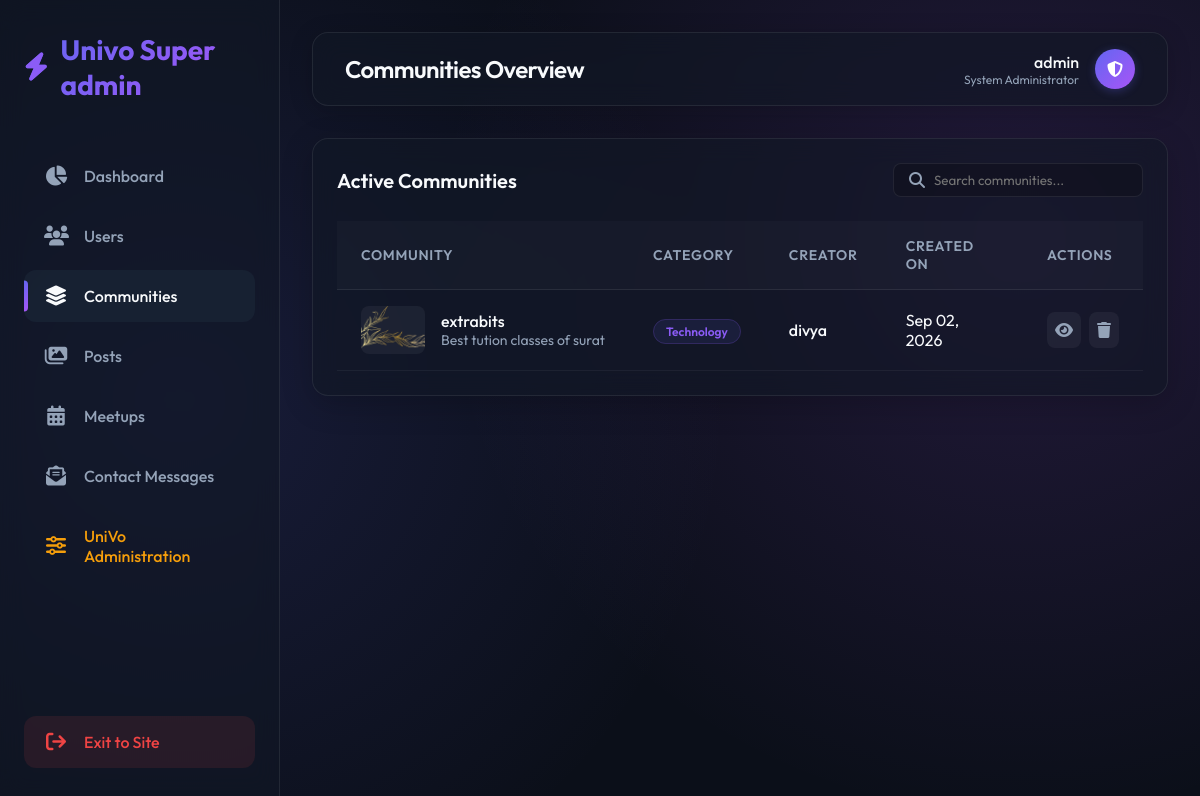
Screenshot of /custom-admin/communities/ (signed in) with the database file from the repository.
### user/models.py (models this page shows, shortened)
class community(models.Model):
    communityid=models.AutoField(primary_key=True)
    communitytitle=models.CharField(max_length=50)
    thumbnail=models.ImageField(upload_to=images_path)
    background_image=models.ImageField(upload_to=background_images_path, null=True, blank=True)
    discription=models.TextField(max_length=1000)
    createddt=models.DateTimeField(auto_now=True)
    categoryid=models.ForeignKey(category,on_delete=models.CASCADE)
    userid=models.ForeignKey(user,on_delete=models.CASCADE)
    is_paid=models.BooleanField(default=False)
    price=models.IntegerField(default=0, blank=True)

class category(models.Model):
    categoryid=models.AutoField(primary_key=True)
    categoryname=models.CharField(max_length=50)

class user(models.Model):
    userid=models.AutoField(primary_key=True)
    username=models.CharField(max_length=50)
    email=models.CharField(max_length=50)
    password=models.CharField(max_length=50)
    profile=models.ImageField(upload_to=user_profile_path)
    bio=models.TextField(max_length=1000)
    gender=models.CharField(max_length=10)
    dob=models.DateField(validators=[no_future_date])
    cityid=models.ForeignKey(city,on_delete=models.CASCADE)
    registrationdt=models.DateTimeField(auto_now=True)
    last_checked_chats=models.DateTimeField(null=True, blank=True)
    last_checked_activity=models.DateTimeField(null=True, blank=True)
    last_checked_invites=models.DateTimeField(null=True, blank=True)
    last_seen=models.DateTimeField(null=True, blank=True)
    google_id=models.CharField(max_length=255, null=True, blank=True)  # Google OAuth user ID
    phone=models.CharField(max_length=15, null=True, blank=True)

### custom_admin/views.py (the view)
# urls.py: path('communities/', views.communities_manage, name='communities'),
@staff_member_required
def communities_manage(request):
    communities = community.objects.all().order_by('-createddt')
    context = {
        'communities': communities
    }
    return render(request, 'custom_admin/communities.html', context)

### custom_admin/templates/custom_admin/communities.html (shortened to what this page needs)
{% extends 'custom_admin/base.html' %}
{% block page_title %}Communities Overview{% endblock %}
{% block content %}
<div class="glass-panel">
    <div style="display: flex; justify-content: space-between; margin-bottom: 1.5rem; align-items: center;">
        <h2 style="font-size: 1.25rem; font-weight: 600;">Active Communities</h2>
        <div style="position: relative;">
            <i class="fa-solid fa-search" style="position: absolute; left: 1rem; top: 50%; transform: translateY(-50%); color: var(--text-secondary);"></i>
            <input type="text" id="searchInput" placeholder="Search communities..." style="background: rgba(0,0,0,0.2); border: 1px solid var(--border-color); color: var(--text-primary); padding: 0.5rem 1rem 0.5rem 2.5rem; border-radius: 8px; outline: none; width: 250px;">
        </div>
    </div>
    <div class="table-container">
        <table class="modern-table">
            <thead>
                <tr>
                    <th>Community</th>
                    <th>Category</th>
                    <th>Creator</th>
                    <th>Created On</th>
                    <th>Actions</th>
                </tr>
            </thead>
            <tbody>
                {% for comm in communities %}
                <tr>
                    <td>
                        <div class="comm-info">
                            {% if comm.thumbnail %}
                            <img src="{{ comm.thumbnail.url }}" alt="{{ comm.communitytitle }}" class="comm-thumb">
                            {% else %}
                            <div class="comm-thumb"><i class="fa-solid fa-layer-group"></i></div>
                            {% endif %}
                            <div class="comm-details">
                                <span class="comm-title">{{ comm.communitytitle }}</span>
                                <span class="comm-desc">{{ comm.discription }}</span>
                            </div>
                        </div>
                    </td>
                    <td>
                        <span class="cat-badge">{{ comm.categoryid.categoryname }}</span>
                    </td>
                    <td>
                        <div style="display: flex; align-items: center; gap: 0.5rem;">
                            <span style="font-weight: 500;">{{ comm.userid.username }}</span>
                        </div>
                    </td>
                    <td>{{ comm.createddt|date:"M d, Y" }}</td>
                    <td>
                        <div style="display: flex; gap: 0.5rem;">
                            <a href="{% url 'admin:user_community_change' comm.communityid %}" class="action-btn" title="View"><i class="fa-solid fa-eye"></i></a>
                            <a href="{% url 'admin:user_community_delete' comm.communityid %}" class="action-btn delete" title="Delete"><i class="fa-solid fa-trash"></i></a>
                        </div>
                    </td>
                </tr>
                {% empty %}
                <tr>
                    <td colspan="5" style="text-align: center; padding: 3rem; color: var(--text-secondary);">
                        No communities found in the system.
                    </td>
                </tr>
                {% endfor %}
            </tbody>
        </table>
    </div>
</div>
{% endblock %}

### custom_admin/templates/custom_admin/base.html (shortened to what this page needs)
<!DOCTYPE html>
<html lang="en">
<head>
    <link href="https://cdnjs.cloudflare.com/ajax/libs/font-awesome/6.4.0/css/all.min.css" rel="stylesheet">
</head>
<body>
    <aside class="sidebar">
        <div class="brand">
            <i class="fa-solid fa-bolt"></i>
            <span>Univo Super admin</span>
        </div>
        <nav class="nav-menu">
            <a href="{% url 'custom_admin:dashboard' %}" class="nav-item {% if request.resolver_match.url_name == 'dashboard' %}active{% endif %}">
                <i class="fa-solid fa-chart-pie"></i>
                Dashboard
            </a>
            <a href="{% url 'custom_admin:users' %}" class="nav-item {% if request.resolver_match.url_name == 'users' %}active{% endif %}">
                <i class="fa-solid fa-users"></i>
                Users
            </a>
            <a href="{% url 'custom_admin:communities' %}" class="nav-item {% if request.resolver_match.url_name == 'communities' %}active{% endif %}">
                <i class="fa-solid fa-layer-group"></i>
                Communities
            </a>
            <a href="{% url 'custom_admin:posts' %}" class="nav-item {% if request.resolver_match.url_name == 'posts' %}active{% endif %}">
                <i class="fa-solid fa-images"></i>
                Posts
            </a>
            <a href="{% url 'custom_admin:meetups' %}" class="nav-item {% if request.resolver_match.url_name == 'meetups' %}active{% endif %}">
                <i class="fa-solid fa-calendar-days"></i>
                Meetups
            </a>
            <a href="{% url 'custom_admin:contact_messages' %}" class="nav-item {% if request.resolver_match.url_name == 'contact_messages' %}active{% endif %}">
                <i class="fa-solid fa-envelope-open-text"></i>
                Contact Messages
            </a>
            <a href="/admin/" class="nav-item" style="color: #f59e0b;">
                <i class="fa-solid fa-sliders"></i>
                UniVo Administration
            </a>
            <a href="/" class="nav-item logout-btn" style="margin-top: auto;">
                <i class="fa-solid fa-arrow-right-from-bracket"></i>
                Exit to Site
            </a>
        </nav>
    </aside>
    <main class="main-wrapper">
        <header class="topbar">
            <h1 class="page-title">{% block page_title %}Dashboard{% endblock %}</h1>
            <div class="user-profile">
                <div style="text-align: right;">
                    <div style="font-weight: 500;">{{ request.user.username|default:"Super Admin" }}</div>
                    <div style="font-size: 0.75rem; color: var(--text-secondary);">System Administrator</div>
                </div>
                <div class="avatar">
                    <i class="fa-solid fa-shield-halved"></i>
                </div>
            </div>
        </header>
        {% block content %}
        {% endblock %}
    </main>
</body>
</html>

### rows the page displays
community: thumbnail (picture), communitytitle "extrabits", discription "Best tution classes of surat", categoryid.categoryname "Technology", userid.username "divya", createddt "Sep 02, 2026"

### other values shown
{{ request.user.username|default:"Super Admin" }} "admin"
